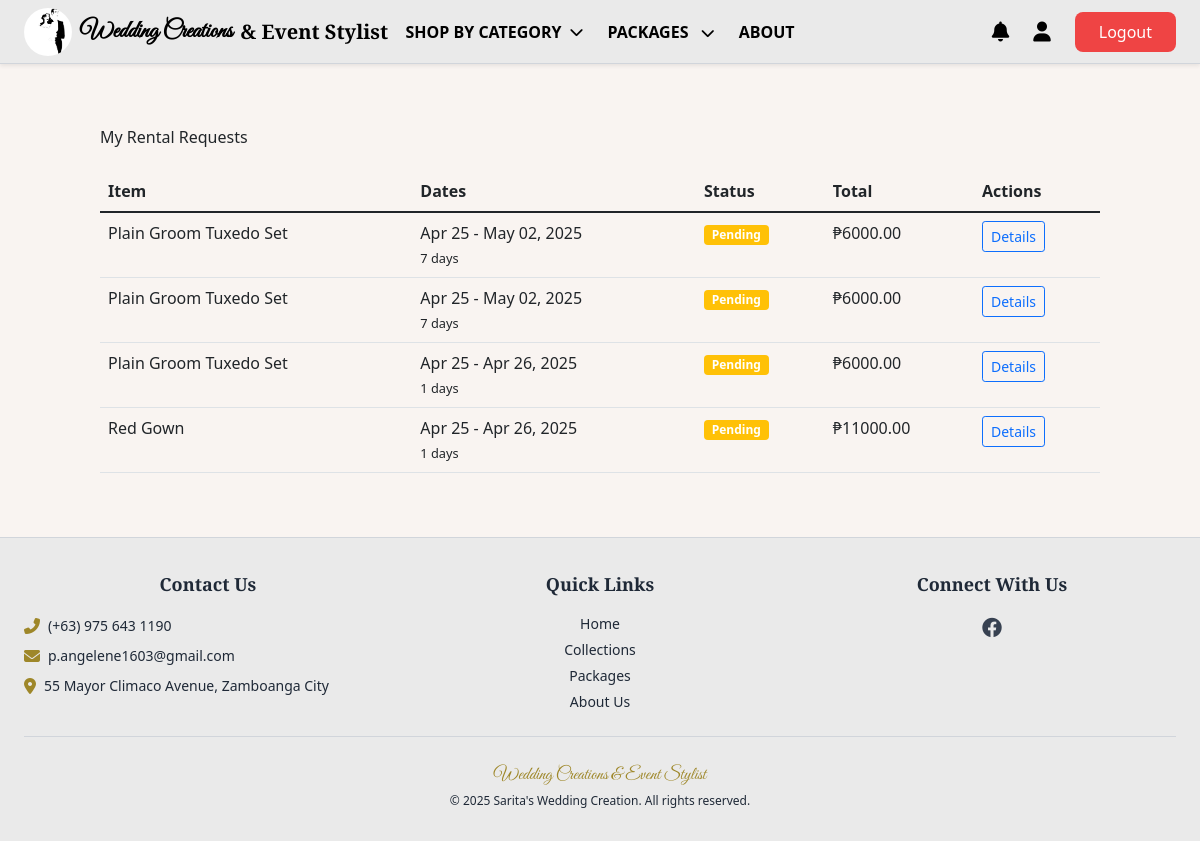
The page /my-rentals/ (signed in) on the database as committed earlier.
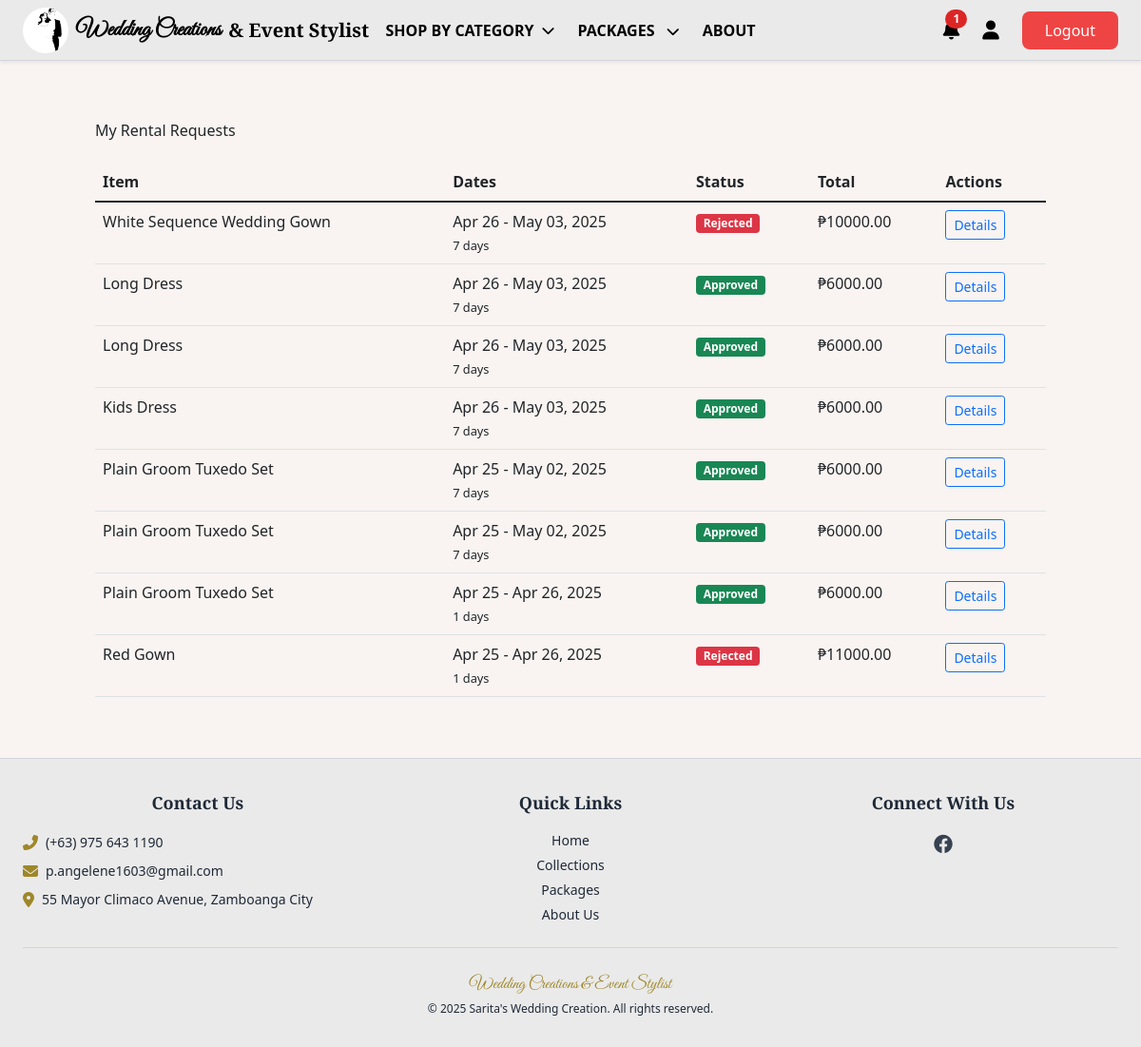
The same page on the database as committed later.
### saritasapp/models.py (models this page shows, shortened)
class Rental(models.Model):
    PENDING = "Pending"
    APPROVED = "Approved"
    RENTED = "Rented"
    RETURNED = "Returned"
    OVERDUE = "Overdue"
    CANCELLED = "Cancelled"
    REJECTED = "Rejected"
    STATUS_CHOICES = [
        (PENDING, "Pending"),
        (APPROVED, "Approved"),
        (RENTED, "Rented"),
        (RETURNED, "Returned"),
        (OVERDUE, "Overdue"),
        (CANCELLED, "Cancelled"),
        (REJECTED, "Rejected"),
    ]
    customer = models.ForeignKey('Customer', on_delete=models.CASCADE, related_name="rentals")
    inventory = models.ForeignKey('Inventory', on_delete=models.CASCADE, related_name="rentals")
    staff = models.ForeignKey(
        settings.AUTH_USER_MODEL,
        on_delete=models.SET_NULL,
        null=True,
        blank=True,
        related_name="processed_rentals"
    )
    rental_start = models.DateField(default=timezone.now)
    rental_end = models.DateField()
    deposit = models.DecimalField(max_digits=10, decimal_places=2, default=0)
    status = models.CharField(max_length=10, choices=STATUS_CHOICES, default=PENDING)
    created_at = models.DateTimeField(auto_now_add=True)
    updated_at = models.DateTimeField(auto_now=True)
    notes = models.TextField(blank=True, null=True)
    inventory_decremented = models.BooleanField(default=False)
    rejection_reason = models.TextField(blank=True, null=True)
    class Meta:
        ordering = ['-created_at']
        indexes = [
            models.Index(fields=['status']),
            models.Index(fields=['rental_start', 'rental_end']),
        ]
    @property
    def duration_days(self):
        return (self.rental_end - self.rental_start).days
    @property
    def total_cost(self):
        return float(self.inventory.rental_price) + float(self.deposit)

class Inventory(models.Model):
    name = models.CharField(max_length=255)
    branch = models.ForeignKey(Branch, on_delete=models.CASCADE, related_name="inventory_items")
    category = models.ForeignKey(Category, on_delete=models.CASCADE, related_name="items")
    item_type = models.ForeignKey(ItemType, on_delete=models.SET_NULL, null=True, blank=True)
    color = models.ForeignKey(Color, null=True, blank=True, on_delete=models.SET_NULL, related_name="inventory_items")
    size = models.ForeignKey(Size, null=True, blank=True, on_delete=models.SET_NULL, related_name="inventory_items")
    quantity = models.IntegerField(default=0)
    rental_price = models.DecimalField(max_digits=10, decimal_places=2)
    reservation_price = models.DecimalField(max_digits=10, decimal_places=2, null=True, blank=True)
    deposit_price = models.DecimalField(max_digits=10, decimal_places=2, null=True, blank=True)
    purchase_price = models.DecimalField(max_digits=10, decimal_places=2, null=True, blank=True)
    available = models.BooleanField(default=True)
    image = models.ImageField(upload_to="inventory/", null=True, blank=True)
    created_at = models.DateTimeField(auto_now_add=True)
    updated_at = models.DateTimeField(auto_now=True)
    class Meta:
        verbose_name_plural = "Inventory"
        ordering = ['-created_at']

### customerapp/views.py (the view)
# urls.py: path('my-rentals/', views.my_rentals, name='my_rentals'),
@login_required
def my_rentals(request):
    rentals = Rental.objects.filter(
        customer=request.user.customer_profile
    ).order_by('-created_at')
    return render(request, 'customerapp/my_rentals.html', {'rentals': rentals})

### customerapp/context_processors.py (called while the page is built)
def notifications(request):
    if request.user.is_authenticated:
        cache_key = f'unread_count_{request.user.id}'
        count = cache.get(cache_key)
        if count is None:
            count = Notification.objects.filter(
                user=request.user,
                is_read=False
            ).count()
            cache.set(cache_key, count, 60)  # Cache for 60 seconds
        return {'unread_count': count}
    return {'unread_count': 0}

def categories_processor(request):
    return {
        'categories': Category.objects.all()
    }

### saritasapp/context_processors.py (called while the page is built)
def notifications(request):
    if request.user.is_authenticated:
        return {
            'unread_count': Notification.objects.filter(user=request.user, is_read=False).count()
        }
    return {}

### customerapp/templates/customerapp/my_rentals.html (shortened to what this page needs)
{% extends 'customerapp/base.html' %}
{% load static %}
{% block content %}
<div class="container py-5">
    <h2 class="mb-4">My Rental Requests</h2>
    {% if rentals %}
    <div class="table-responsive">
        <table class="table">
            <thead>
                <tr>
                    <th>Item</th>
                    <th>Dates</th>
                    <th>Status</th>
                    <th>Total</th>
                    <th>Actions</th>
                </tr>
            </thead>
            <tbody>
                {% for rental in rentals %}
                <tr>
                    <td>{{ rental.inventory.name }}</td>
                    <td>
                        {{ rental.rental_start|date:"M d" }} - {{ rental.rental_end|date:"M d, Y" }}
                        <br><small>{{ rental.duration_days }} days</small>
                    </td>
                    <td>
                        <span class="badge bg-{% if rental.status == 'Approved' %}success{% elif rental.status == 'Pending' %}warning{% elif rental.status == 'Rejected' %}danger{% else %}secondary{% endif %}">
                            {{ rental.get_status_display }}
                        </span>
                    </td>
                    <td>₱{{ rental.total_cost|floatformat:2 }}</td>
                    <td>
                        <a href="{% url 'customerapp:rental_detail' rental_id=rental.id %}" class="btn btn-sm btn-outline-primary">
                            Details
                        </a>
                    </td>
                </tr>
                {% endfor %}
            </tbody>
        </table>
    </div>
    {% endif %}
</div>
{% endblock %}

Rows that differ between the two databases and show on the page:
added Rental: inventory.name "White Sequence Wedding Gown", rental_start "Apr 26", rental_end "May 03, 2025", duration_days "7", status "Rejected", total_cost "10000.00"
added Rental: inventory.name "Long Dress", rental_start "Apr 26", rental_end "May 03, 2025", duration_days "7", status "Approved", total_cost "6000.00"
added Rental: inventory.name "Long Dress", rental_start "Apr 26", rental_end "May 03, 2025", duration_days "7", status "Approved", total_cost "6000.00"
added Rental: inventory.name "Kids Dress", rental_start "Apr 26", rental_end "May 03, 2025", duration_days "7", status "Approved", total_cost "6000.00"
changed Rental (number 5 of 8 on the later page): status "Pending" → "Approved"
changed Rental (number 6 of 8 on the later page): status "Pending" → "Approved"
changed Rental (number 7 of 8 on the later page): status "Pending" → "Approved"
changed Rental "Red Gown": status "Pending" → "Rejected"
Other text that changed with them:
{{ unread_count }}: (not shown) → "1"
